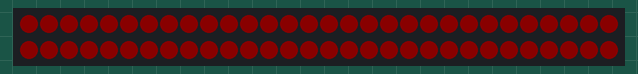
This sketch was run on a simulated Arduino Uno, built with avr-gcc and run on an emulated ATmega328P. Shown: 60 RGB LEDs in strip order, left to right, continuing on the next row. Dim RGB values are drawn brighter than linear.

Above: at 0.15 s.
At 2.21 s:
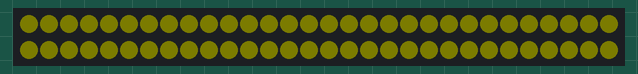
At 3.0 s:
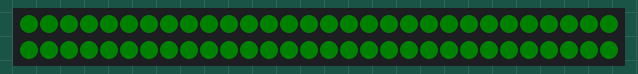
At 4.27 s:
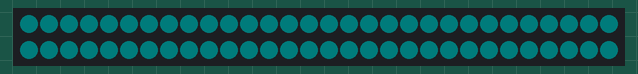
At 6.2 s:
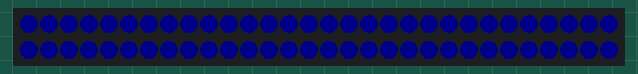
At 8.35 s:
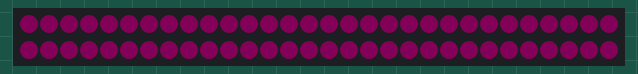

Measured:
- by itself, everything shown: repeats every 9.7 s, in 32 steps

The sketch:

basic_control.ino
```cpp
#include <FastLED.h>

// Define the number of LEDs
#define NUM_LEDS 60

// Define the data pin
#define DATA_PIN 2

// Create the LED array
CRGB leds[NUM_LEDS];

// Variables to store the current color and the next color
CRGB currentColor = CRGB::Red;
CRGB nextColor = CRGB::Green;

// How many steps to transition
int transitionSteps = 255;

// How long to wait between steps (in milliseconds)
int transitionDelay = 10;

// Define the brightness (0-255)
uint8_t brightness = 10;

void setup() {
  // Initialize the FastLED library
  FastLED.addLeds<NEOPIXEL, DATA_PIN>(leds, NUM_LEDS);
  // Set the brightness
  FastLED.setBrightness(brightness);
}

void loop() {
  // Gradually blend from the current color to the next color
  for (int i = 0; i < transitionSteps; i++) {
    for (int j = 0; j < NUM_LEDS; j++) {
      leds[j] = blend(currentColor, nextColor, i);
    }
    FastLED.show();
    delay(transitionDelay);
  }

  // Move to the next color
  currentColor = nextColor;

  // Determine the next color to transition to
  if (currentColor == CRGB::Red) {
    nextColor = CRGB::Green;
  } else if (currentColor == CRGB::Green) {
    nextColor = CRGB::Blue;
  } else {
    nextColor = CRGB::Red;
  }
}
```
